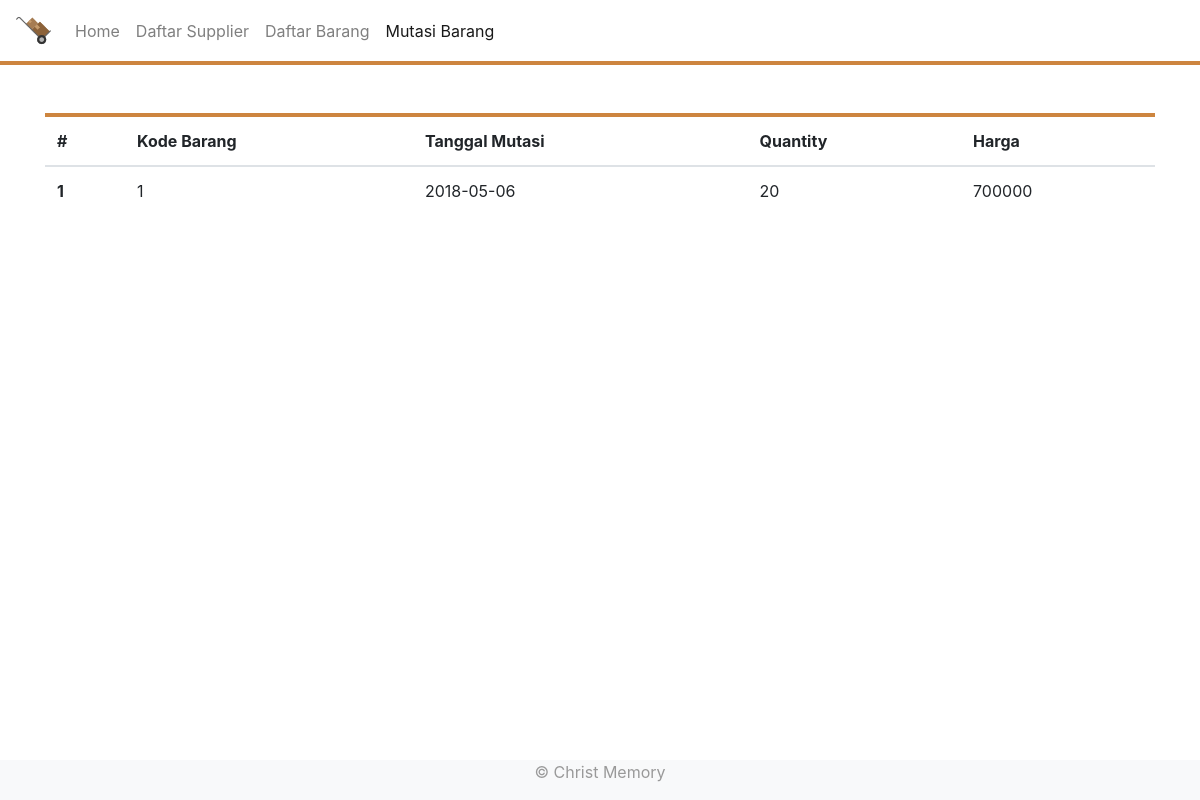
Page /mutasi.php on the committed database.
### tables this page shows
CREATE TABLE `m_mutasi` (
  `mutasi_id` int(11) NOT NULL,
  `mutasi_item_id` int(11) NOT NULL,
  `mutasi_date` date NOT NULL,
  `mutasi_quantity` int(11) NOT NULL,
  `mutasi_price` int(11) NOT NULL
);

### mutasi.php (the view, shortened to what this page needs)
<?php
	include_once 'koneksi.php';
	$mutasi 	= mysqli_query($koneksi, "SELECT * FROM m_mutasi");
?>
<!DOCTYPE html>
<html>
	<head>
		<link rel="stylesheet" href="assets/css/bootstrap.min.css">
		<link rel="stylesheet" href="assets/css/style.css">
		<link rel="stylesheet" href="assets/fonts/css/font-awesome.min.css">
	</head>
	<body>
		<nav class="navbar navbar-expand-lg navbar-light bg-white">
		  	<a class="navbar-brand" href="#"><img src="assets/img/trolley.png" alt="" style="max-width: 35px;"></a>
		  	<div class="collapse navbar-collapse" id="navbar">
		    	<ul class="navbar-nav mr-auto mt-2 mt-lg-0">
		      		<li class="nav-item">
		        		<a class="nav-link" href="index.php">Home</a>
		      		</li>
		      		<li class="nav-item">
		        		<a class="nav-link" href="supplier.php">Daftar Supplier</a>
		      		</li>
		      		<li class="nav-item">
		        		<a class="nav-link" href="barang.php">Daftar Barang</span></a>
		      		</li>
		      		<li class="nav-item active">
		        		<a class="nav-link" href="mutasi.php">Mutasi Barang <span class="sr-only">(current)</span></a>
		      		</li>
		    	</ul>
		  	</div>
		</nav>
		<br><br>
		<div class="container">
			<table class="table" style="border-top: #CD853F 4px solid;">
			  <thead class="thead">
			    <tr>
			      <th scope="col">#</th>
			      <th scope="col">Kode Barang</th>
			      <th scope="col">Tanggal Mutasi</th>
			      <th scope="col">Quantity</th>
			      <th scope="col">Harga</th>
			    </tr>
			  </thead>
			  <tbody>
			  	<?php $no=1; foreach($mutasi as $datamutasi) { ?>
			    <tr>
			      <th scope="row"><?php echo $no; ?></th>
			      <td><?php echo $datamutasi['mutasi_item_id']; ?></td>
			      <td><?php echo $datamutasi['mutasi_date']; ?></td>
			      <td id="tablequantity"><?php echo $datamutasi['mutasi_quantity']; ?></td>
			      <td><?php echo $datamutasi['mutasi_price']; ?></td>
			    </tr>
			    <?php $no++;} ?>
			  </tbody>
			</table>
		</div>
		<div class="container-fluid  fixed-bottom bg-light" style=" color: #999;">
			<div class="row">
				<div class="col-sm-12">
					<p align="center">&copy; Christ Memory</p>
				</div>
			</div>
		</div>
	</body>
</html>

### assets/css/style.css (style rules this page uses)
nav { border-bottom: #CD853F solid 4px; }

### rows in the picture
m_mutasi: mutasi_item "1", mutasi_date "2018-05-06", mutasi_quantity "20", mutasi_price "700000"
